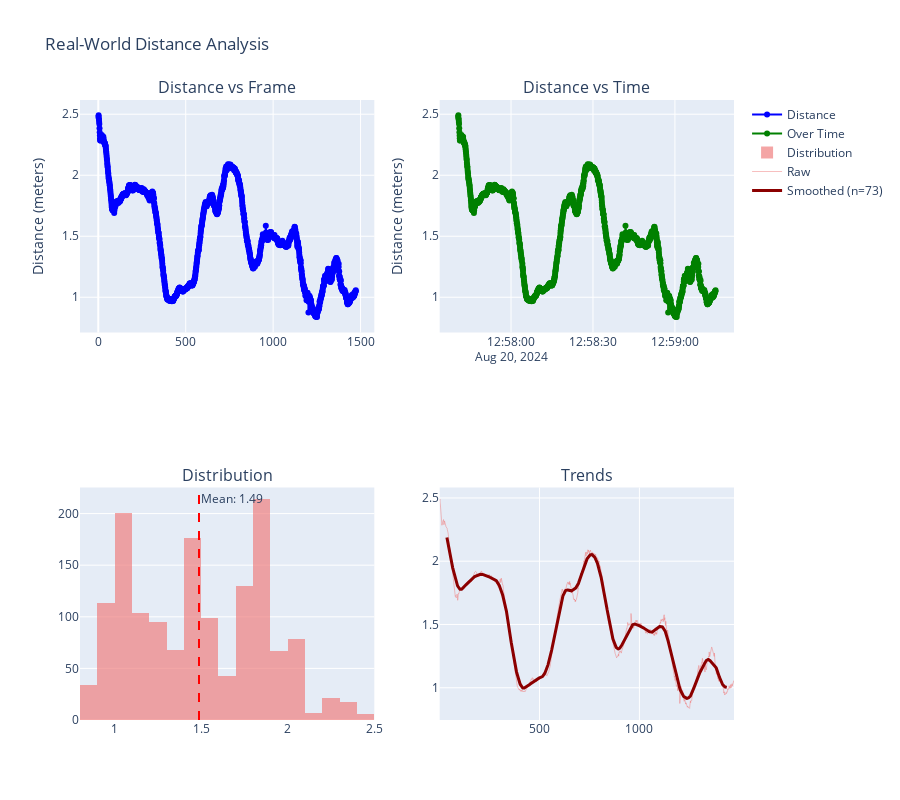

Notebook source saved alongside this figure:
### Code cell
from utils.sonar_visualization import plot_distance_analysis
plot_distance_analysis(net_analysis_results, "Real-World Distance Analysis")

### Figure 1 — Plotly figure (JSON) as saved in the notebook; plotly's stock layout.template omitted (floating-point values rounded to 4 significant figures; data arrays with more than 128 entries replaced by an {"elided": "..."} marker saying what was removed)
{"data": [{"line": {"color": "blue"}, "mode": "lines+markers", "name": "Distance", "type": "scatter", "x": {"elided": "1473 int values"}, "xaxis": "x", "y": {"elided": "1473 float values"}, "yaxis": "y"}, {"line": {"color": "green"}, "mode": "lines+markers", "name": "Over Time", "type": "scatter", "x": {"elided": "1473 str values"}, "xaxis": "x2", "y": {"elided": "1473 float values"}, "yaxis": "y2"}, {"marker": {"color": "lightcoral"}, "name": "Distribution", "nbinsx": 30, "opacity": 0.7, "type": "histogram", "x": {"elided": "1473 float values"}, "xaxis": "x3", "yaxis": "y3"}, {"line": {"color": "lightcoral", "width": 1}, "mode": "lines", "name": "Raw", "opacity": 0.5, "type": "scatter", "x": {"elided": "1473 int values"}, "xaxis": "x4", "y": {"elided": "1473 float values"}, "yaxis": "y4"}, {"line": {"color": "darkred", "width": 3}, "mode": "lines", "name": "Smoothed (n=73)", "type": "scatter", "x": {"elided": "1473 int values"}, "xaxis": "x4", "y": {"elided": "1473 float values"}, "yaxis": "y4"}], "layout": {"annotations": [{"font": {"size": 16}, "showarrow": false, "text": "Distance vs Frame", "x": 0.225, "xanchor": "center", "xref": "paper", "y": 1, "yanchor": "bottom", "yref": "paper"}, {"font": {"size": 16}, "showarrow": false, "text": "Distance vs Time", "x": 0.775, "xanchor": "center", "xref": "paper", "y": 1, "yanchor": "bottom", "yref": "paper"}, {"font": {"size": 16}, "showarrow": false, "text": "Distribution", "x": 0.225, "xanchor": "center", "xref": "paper", "y": 0.375, "yanchor": "bottom", "yref": "paper"}, {"font": {"size": 16}, "showarrow": false, "text": "Trends", "x": 0.775, "xanchor": "center", "xref": "paper", "y": 0.375, "yanchor": "bottom", "yref": "paper"}, {"showarrow": false, "text": "Mean: 1.49", "x": 1.487, "xanchor": "left", "xref": "x3", "y": 1, "yanchor": "top", "yref": "y3 domain"}], "height": 800, "shapes": [{"line": {"color": "red", "dash": "dash"}, "type": "line", "x0": 1.487, "x1": 1.487, "xref": "x3", "y0": 0, "y1": 1, "yref": "y3 domain"}], "showlegend": true, "title": {"text": "Real-World Distance Analysis"}, "xaxis": {"anchor": "y", "domain": [0, 0.45]}, "xaxis2": {"anchor": "y2", "domain": [0.55, 1]}, "xaxis3": {"anchor": "y3", "domain": [0, 0.45]}, "xaxis4": {"anchor": "y4", "domain": [0.55, 1]}, "yaxis": {"anchor": "x", "domain": [0.625, 1], "title": {"text": "Distance (meters)"}}, "yaxis2": {"anchor": "x2", "domain": [0.625, 1], "title": {"text": "Distance (meters)"}}, "yaxis3": {"anchor": "x3", "domain": [0, 0.375]}, "yaxis4": {"anchor": "x4", "domain": [0, 0.375]}}}
